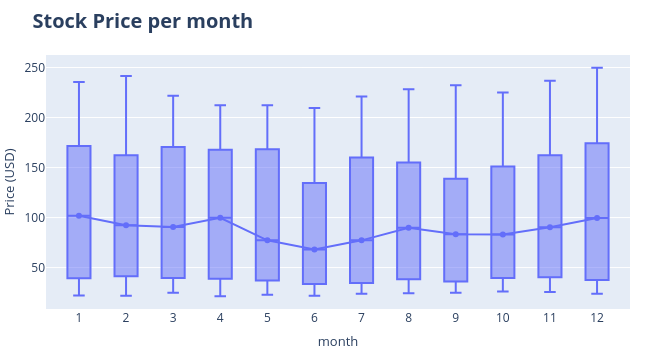

Notebook cell for this chart:
### Code cell
# Boxplot chart for annual seasonality
# ==============================================================================




df_plot["month"] = pd.to_datetime(df_plot.index, format="%m-%Y").month

# fig 1 monthly boxplot
fig1 = px.box(
    df_plot.sort_values("month"),
    x="month",
    y="Close",
)

# fig 2 line with median data for each month
df_median = pd.DataFrame(df_plot.groupby("month")["Close"].median()).reset_index()
fig2 = px.line(
    df_median,
    x="month",
    y="Close",
    markers=True,
)

fig = go.Figure(data=fig1.data + fig2.data)

fig.update_layout(
    width=650,
    height=350,
    title=dict(text="<b>Stock Price per month</b>", font=dict(size=20)),
    yaxis_title=dict(text="Price (USD)", font=dict(size=13)),
    xaxis=dict(tickmode="linear"),
    xaxis_title=dict(text="month", font=dict(size=13)),
    margin=dict(l=0, r=20, t=55, b=20),
)

fig.show()

### Figure 1 — Plotly figure (JSON) as saved in the notebook; plotly's stock layout.template omitted (floating-point values rounded to 4 significant figures)
{"data": [{"alignmentgroup": "True", "hovertemplate": "month=%{x}<br>Close=%{y}<extra></extra>", "legendgroup": "", "marker": {"color": "#636efa"}, "name": "", "notched": false, "offsetgroup": "", "orientation": "v", "showlegend": false, "type": "box", "x": [1, 1, 1, 1, 1, 1, 1, 1, 1, 1, 2, 2, 2, 2, 2, 2, 2, 2, 2, 2, 3, 3, 3, 3, 3, 3, 3, 3, 3, 3, 4, 4, 4, 4, 4, 4, 4, 4, 4, 4, 5, 5, 5, 5, 5, 5, 5, 5, 5, 5, 5, 6, 6, 6, 6, 6, 6, 6, 6, 6, 6, 7, 7, 7, 7, 7, 7, 7, 7, 7, 7, 8, 8, 8, 8, 8, 8, 8, 8, 8, 8, 9, 9, 9, 9, 9, 9, 9, 9, 9, 9, 10, 10, 10, 10, 10, 10, 10, 10, 10, 10, 11, 11, 11, 11, 11, 11, 11, 11, 11, 11, 12, 12, 12, 12, 12, 12, 12, 12, 12, 12], "x0": " ", "xaxis": "x", "y": [28.03, 235.4, 74.84, 171.5, 142.4, 21.99, 128.7, 39.65, 183.1, 39.29, 41.42, 31.78, 145.7, 118.5, 41.97, 21.97, 179.7, 66.25, 241.5, 162.3, 61.63, 119.3, 45.44, 39.54, 33.33, 221.8, 170.5, 163.0, 171.6, 24.76, 33.32, 48.01, 169.3, 71.21, 212.2, 38.94, 167.8, 128.4, 154.9, 21.29, 175.5, 146.5, 191.4, 42.04, 121.9, 29.18, 77.26, 212.3, 35.58, 44.2, 22.82, 28.09, 33.55, 192.0, 21.85, 209.6, 43.79, 47.53, 88.65, 134.0, 134.6, 142.7, 221.0, 34.64, 159.9, 103.3, 23.82, 45.01, 27.17, 194.5, 51.16, 24.38, 186.3, 228.2, 155.0, 50.32, 38.35, 54.03, 25.37, 125.7, 148.8, 138.7, 169.7, 36.04, 53.99, 232.2, 53.59, 24.82, 136.2, 112.8, 25.98, 59.97, 169.3, 26.89, 106.0, 225.1, 51.95, 39.53, 146.8, 26.09, 151.1, 26.73, 236.8, 42.54, 188.6, 64.62, 116.1, 162.2, 40.33, 146.1, 25.53, 37.57, 174.3, 191.1, 39.72, 129.4, 249.8, 128.3, 71.0, 23.78, 26.75], "y0": " ", "yaxis": "y"}, {"hovertemplate": "month=%{x}<br>Close=%{y}<extra></extra>", "legendgroup": "", "line": {"color": "#636efa", "dash": "solid"}, "marker": {"symbol": "circle"}, "mode": "lines+markers", "name": "", "orientation": "v", "showlegend": false, "type": "scatter", "x": [1, 2, 3, 4, 5, 6, 7, 8, 9, 10, 11, 12], "xaxis": "x", "y": [101.8, 92.36, 90.48, 99.82, 77.26, 68.09, 77.23, 89.85, 83.38, 82.99, 90.38, 99.63], "yaxis": "y"}], "layout": {"height": 350, "margin": {"b": 20, "l": 0, "r": 20, "t": 55}, "title": {"font": {"size": 20}, "text": "<b>Stock Price per month</b>"}, "width": 650, "xaxis": {"tickmode": "linear", "title": {"font": {"size": 13}, "text": "month"}}, "yaxis": {"title": {"font": {"size": 13}, "text": "Price (USD)"}}}}
